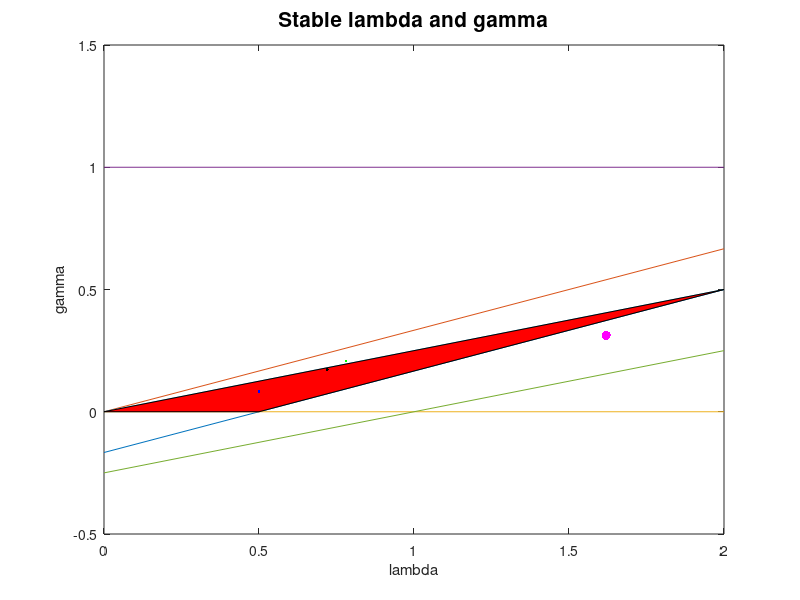

Here is the MATLAB script that generated this plot:
close all;
l = [0 2];
plot(l,(-1+2*l)/6,l,l/3,l,[0 0],l,[1 1],l,(l-1)/4,l,l/4);axis([0 2 -0.5 1.5]);hold on;
fill([0 0.5 2],[0 0 0.5],'r'); xlabel('lambda');ylabel('gamma');title('Stable lambda and gamma','FontSize',15);
plot(1/2,1/12,'b.',0.72,0.1728,'k.',0.7812,0.2085,'g.',1.62,0.3124,'m.','MarkerSize',20);